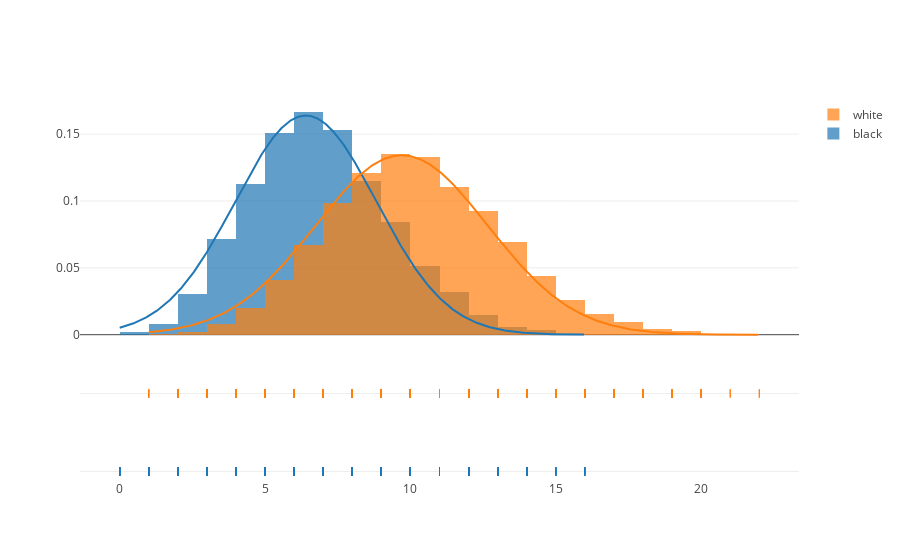

This figure's notebook cell:
### Markdown cell above
#### Bootstrapping approach:

### Code cell
# Seed random number generator
np.random.seed(42)

# Take 10,000 samples out of the binomial distribution: n_callbacks
n_callbacks_black = np.random.binomial(100, 0.0645, size=10000)
n_callbacks_white = np.random.binomial(100, 0.0965, size=10000)
# plot the CDF of the simulation results
fig = ff.create_distplot([n_callbacks_black, n_callbacks_white], group_labels=['black', 'white'], curve_type='normal')

iplot(fig, filename='distribution.html')

### Figure 1 — Plotly figure (JSON) as saved in the notebook; plotly's stock layout.template omitted (floating-point values rounded to 4 significant figures; data arrays with more than 128 entries replaced by an {"elided": "..."} marker saying what was removed)
{"data": [{"autobinx": false, "histnorm": "probability density", "legendgroup": "black", "marker": {"color": "rgb(31, 119, 180)"}, "name": "black", "opacity": 0.7, "type": "histogram", "uid": "9c1fc8d2-96f2-11e9-990f-28c63f3df6d4", "x": {"elided": "10000 int values"}, "xaxis": "x", "xbins": {"end": 16, "size": 1, "start": 0}, "yaxis": "y"}, {"autobinx": false, "histnorm": "probability density", "legendgroup": "white", "marker": {"color": "rgb(255, 127, 14)"}, "name": "white", "opacity": 0.7, "type": "histogram", "uid": "9c1fc8d3-96f2-11e9-8ab3-28c63f3df6d4", "x": {"elided": "10000 int values"}, "xaxis": "x", "xbins": {"end": 22, "size": 1, "start": 1}, "yaxis": "y"}, {"legendgroup": "black", "marker": {"color": "rgb(31, 119, 180)"}, "mode": "lines", "name": "black", "showlegend": false, "type": "scatter", "uid": "9c1fc8d4-96f2-11e9-8c27-28c63f3df6d4", "x": {"elided": "500 float values"}, "xaxis": "x", "y": {"elided": "500 float values"}, "yaxis": "y"}, {"legendgroup": "white", "marker": {"color": "rgb(255, 127, 14)"}, "mode": "lines", "name": "white", "showlegend": false, "type": "scatter", "uid": "9c1fc8d5-96f2-11e9-8b98-28c63f3df6d4", "x": {"elided": "500 float values"}, "xaxis": "x", "y": {"elided": "500 float values"}, "yaxis": "y"}, {"legendgroup": "black", "marker": {"color": "rgb(31, 119, 180)", "symbol": "line-ns-open"}, "mode": "markers", "name": "black", "showlegend": false, "type": "scatter", "uid": "9c1fc8d6-96f2-11e9-921d-28c63f3df6d4", "x": {"elided": "10000 int values"}, "xaxis": "x", "y": {"elided": "10000 str values"}, "yaxis": "y2"}, {"legendgroup": "white", "marker": {"color": "rgb(255, 127, 14)", "symbol": "line-ns-open"}, "mode": "markers", "name": "white", "showlegend": false, "type": "scatter", "uid": "9c1fc8d7-96f2-11e9-b607-28c63f3df6d4", "x": {"elided": "10000 int values"}, "xaxis": "x", "y": {"elided": "10000 str values"}, "yaxis": "y2"}], "layout": {"barmode": "overlay", "hovermode": "closest", "legend": {"traceorder": "reversed"}, "xaxis": {"anchor": "y2", "domain": [0, 1], "zeroline": false}, "yaxis": {"anchor": "free", "domain": [0.35, 1], "position": 0}, "yaxis2": {"anchor": "x", "domain": [0, 0.25], "dtick": 1, "showticklabels": false}}}
